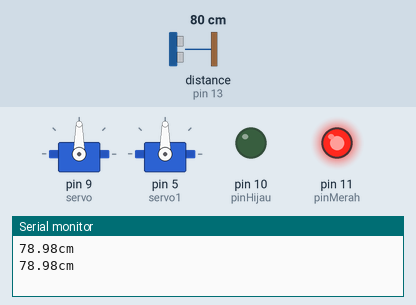
A sketch run on a simulated Arduino Uno, built with avr-gcc and run on an emulated ATmega328P. On the bench: 2 × servo, output pins drawn as LEDs (lit = HIGH), the last lines printed to the serial monitor. Wiring (inferred from the names in the program): ultrasonic range finder: trigger pin 12; echo pin 13. The inputs (shaded band) are chosen by the test bench; at power-on: distance to the obstacle (sensor on pin 13) 80 cm. The echo pulse lasts 58.3 µs per cm; pins used as bus, display or sensor lines are not drawn.

Above: at 1.8 s.
1.9 s: distance to the obstacle (sensor on pin 13) set to 198 cm
3.4 s: distance to the obstacle (sensor on pin 13) set to 208 cm
At 5.2 s:
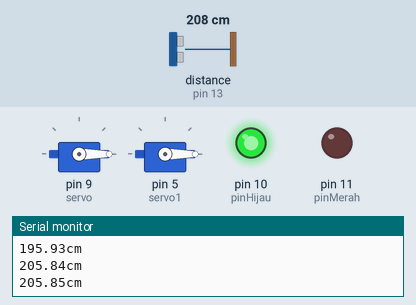
5.5 s: distance to the obstacle (sensor on pin 13) set to 2 cm
At 7.2 s:
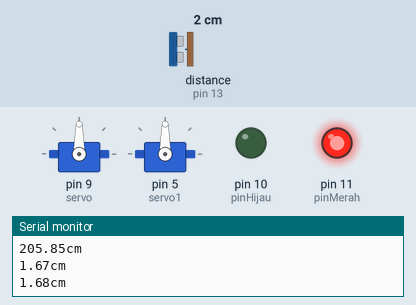
7.5 s: distance to the obstacle (sensor on pin 13) set to 250 cm
At 8.4 s:
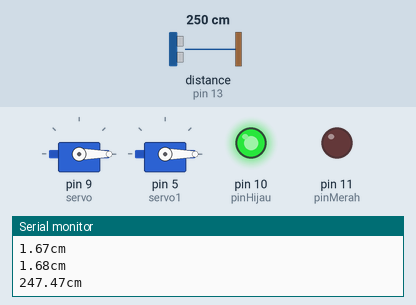
Timing chart, 0 to 10.5 s (numbered marks = the images above; inputs shaded):
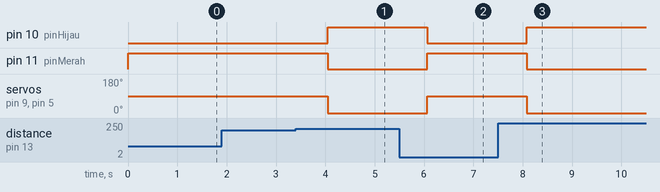

The sketch:

Smart_Door.ino
```cpp
#include <Servo.h>
#define MAX_DISTANCE 500
Servo servo, servo1;

int pinTrigger = 12;
int pinEcho = 13;
int pinHijau = 10;
int pinMerah = 11;
float durasi,jarak;

void setup ()
{
  pinMode(pinTrigger, OUTPUT);
  pinMode(pinEcho, INPUT);
  pinMode(pinHijau, OUTPUT);
  pinMode(pinMerah, OUTPUT);

  Serial.begin(9600);
  servo.attach(9);
  servo1.attach(5);
}

void loop()
{
  digitalWrite(pinTrigger, LOW);
  delayMicroseconds(2);
  digitalWrite(pinTrigger, HIGH);
  delayMicroseconds(10);
  digitalWrite(pinTrigger, LOW);

  durasi = pulseIn(pinEcho, HIGH);
  jarak = (durasi * 0.034 / 2);

  Serial.print(jarak);
  Serial.println("cm");
  if (jarak <= 200)
  {
    digitalWrite (pinHijau, LOW);
    digitalWrite (pinMerah, HIGH);
    servo.write(90);
    servo1.write(90);
  }
  else
  {
    digitalWrite(pinMerah, LOW);
    digitalWrite(pinHijau, HIGH);
    servo.write(0);
    servo1.write(0);
  }
  delay(1000);
}
```

Measured:
- the behaviour switches between 202 and 203 cm on distance to the obstacle (sensor on pin 13) (found by bisection; images 0 and 1)
- after the input at 3.4 s, pin 10 (pinHijau): LOW → HIGH after 0.65 s; pin 11 (pinMerah): HIGH → LOW after 0.65 s; servo on pin 9 (servo), servo on pin 5 (servo1): 90° → 0° after 0.65 s
- after the input at 5.5 s, pin 10 (pinHijau): HIGH → LOW after 0.56 s; pin 11 (pinMerah): LOW → HIGH after 0.56 s; servo on pin 9 (servo), servo on pin 5 (servo1): 0° → 90° after 0.56 s
- after the input at 7.5 s, pin 10 (pinHijau): LOW → HIGH after 0.58 s; pin 11 (pinMerah): HIGH → LOW after 0.58 s; servo on pin 9 (servo), servo on pin 5 (servo1): 90° → 0° after 0.58 s
